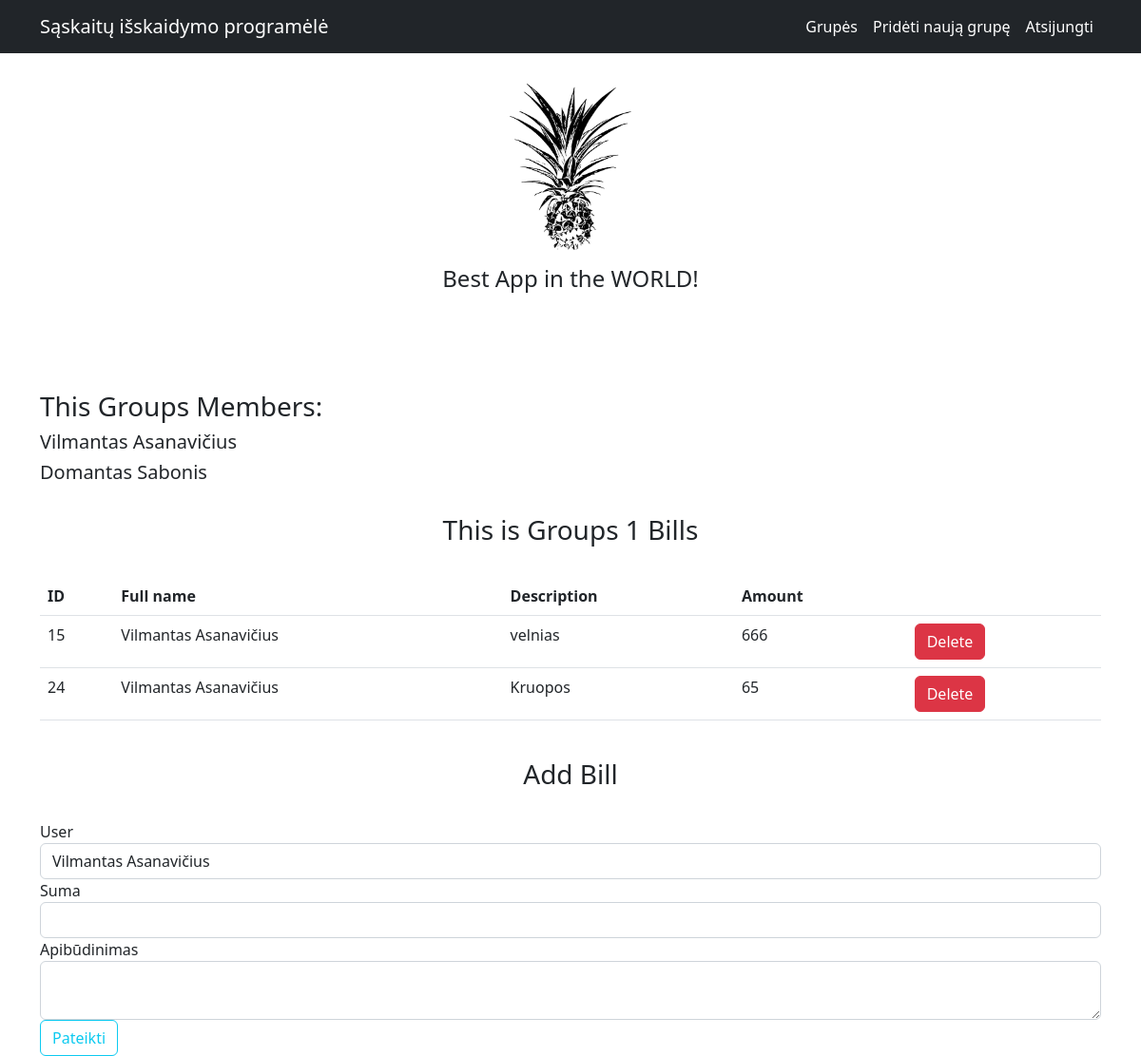
Before: /grupės/1 (signed in) with the older database file.
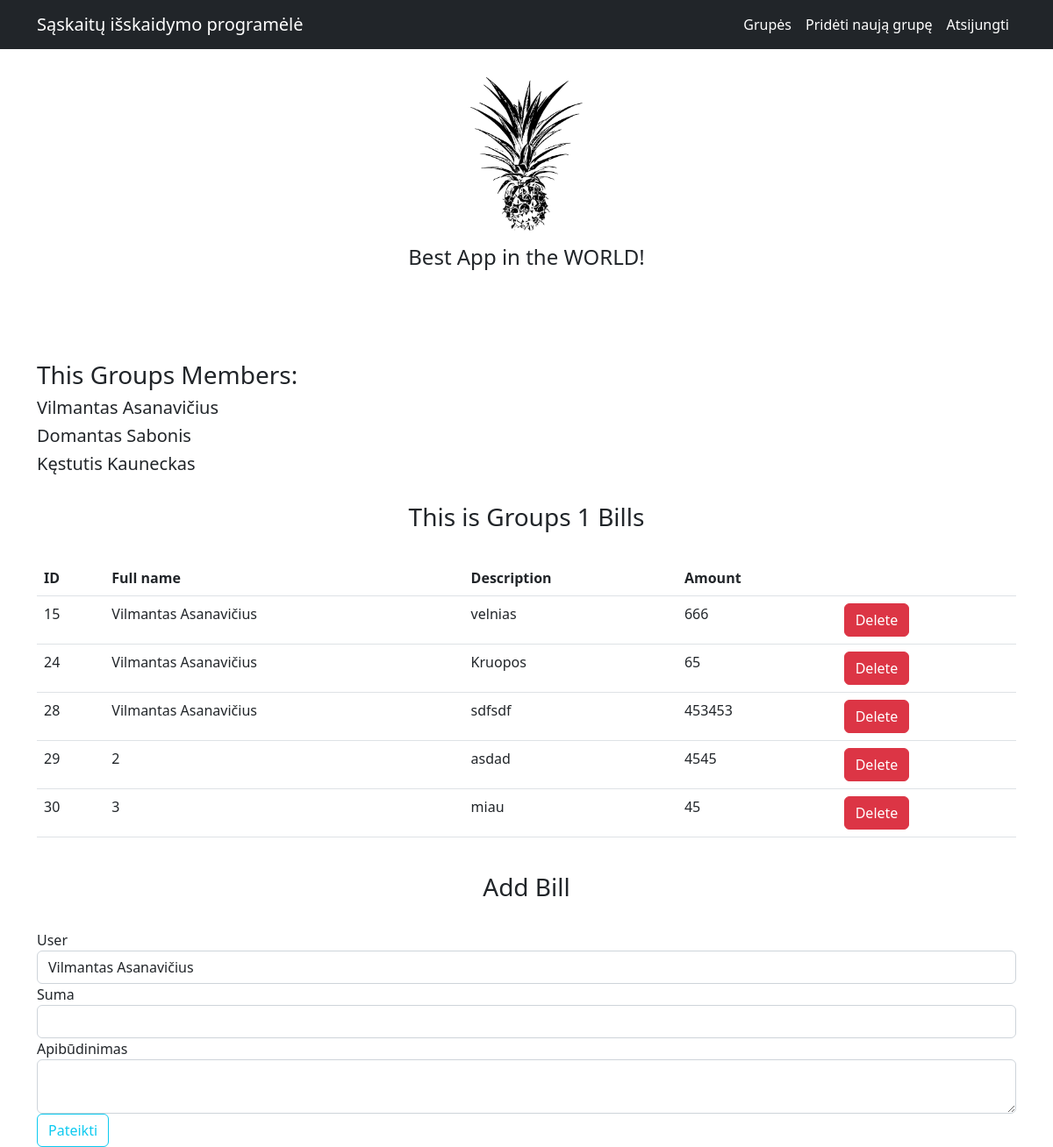
After: the same page with the newer database file.
### app.py (models this page shows)
class User(db.Model, UserMixin):
    __tablename__ = 'Users'
    id = db.Column(db.Integer, primary_key=True)
    full_name = db.Column('Vardas ir pavardė', db.String(30), unique=True, nullable=False)
    email = db.Column('El. pašto adresas', db.String(120), unique=True, nullable=False)
    password = db.Column('Slaptažodis', db.String(60),unique=True, nullable=False)
    groups = db.relationship('Groups', secondary=association_table, back_populates='users')

class Groups(db.Model):
    __tablename__ = 'Groups'
    id = db.Column(db.Integer, primary_key=True)
    name = db.Column('Pavadinimas', db.String(100), unique=True, nullable=False)
    bills = db.relationship('Bills', back_populates='group')
    users = db.relationship('User',  secondary=association_table, back_populates='groups')

class Bills(db.Model):
    __tablename__ = 'Bills'
    id = db.Column(db.Integer, primary_key=True)
    group_id = db.Column(db.String, db.ForeignKey('Groups.id'))
    user_full_name = db.Column(db.String, db.ForeignKey('Users.id'))
    description = db.Column('Apibūdinimas', db.String(50), nullable=False)
    amount = db.Column('Suma', db.Integer, nullable=False)
    user = db.relationship('User')
    group = db.relationship('Groups', back_populates='bills')

### app.py (the view)
@app.route('/grupės/<int:group_id>', methods=['GET', 'POST'])
@login_required
def current_group(group_id):
    group = Groups.query.get(group_id)
    if group is None:
        abort(404)
    bills = Bills.query.all()
    all_groups = Groups.query.all()
    form = forms.BillsForm()
    users = User.query.all()
    form.user_id.choices = [(u.id, u.full_name) for u in group.users]
    print(type(form.user_id.choices))
    for user in users:
        if user in group.users:
            if form.validate_on_submit():
                bill = Bills(group_id=group.id, user_full_name=form.user_id.data, description=form.description.data, amount=form.amount.data)
                db.session.add(bill)
                db.session.commit()
                return redirect(url_for('current_group', group_id=group.id))
    return render_template('bills.html', form=form, group=group, all_groups=all_groups, users=users, bills=bills)

### forms.py
class BillsForm(FlaskForm):
    user_id = SelectField(u'User', coerce=int)
    amount = IntegerField('Suma', [DataRequired()])
    description = TextAreaField('Apibūdinimas', [DataRequired()])
    submit = SubmitField('Pateikti')

### app.py (called while the page is built)
@login_manager.user_loader
def load_user(user_id):
    return User.query.get(int(user_id))

### templates/bills.html (shortened to what this page needs)
{% extends 'base.html' %}
{% block content %}
    <div>
        <h3>This Groups Members:</h3>
        {% for user in group.users %}
            <h5> {{ user.full_name }} </h5>
        {% endfor %}
    </div>
    <br>
    <h3 style="text-align:center">This is Groups {{group.id}} Bills </h3>
    <br>
    <table class="table">
        <tr>
            <td><b>ID</b></td>
            <td><b>Full name</b></td>
            <td><b>Description</b></td>
            <td><b>Amount</b></td>
            <td></td>
        </tr>
            {% for  bill in group.bills %}
                <tr>
                    <td>{{bill.id}}</a></td>
                    {% if bill.user_full_name %}
                        <td>{{ bill.user_full_name }}</td>
                    {% else %}
                        <td>-</td>
                    {% endif %}
                    <td>{{bill.description}}</td>
                    <td>{{bill.amount}}</td>
                    <td>
                        <form action="{{ url_for('bill_delete', group_id=group.id, bill_id=bill.id) }}" method="POST">
                            <input type="submit" value="Delete" class="btn btn-danger">
                        </form>
                    </td>
                </tr>
            {% endfor %}
    </table>
    <br>
    <h3 style="text-align:center">Add Bill </h3>
    <br>
    <form method="post" action="#">
        <div class="form-group">
            {{ form.user_id.label(class="form-control-label") }}
            {{ form.user_id(class="form-control") }}
        </div>
        <div class="form-group">
            {{ form.amount.label(class="form-control-label") }}
            {{ form.amount(class="form-control") }}
        </div>
        <div class="form-group">
            {{ form.description.label(class="form-control-label") }}
            {{ form.description(class="form-control") }}
        </div>
        {{ form.submit(class="btn btn-outline-info") }}
    </form>
{% endblock %}

### templates/base.html (shortened to what this page needs)
<!DOCTYPE html>
<html lang="en">
    <head>
        <link href="https://cdn.jsdelivr.net/npm/bootstrap@5.2.0/dist/css/bootstrap.min.css" rel="stylesheet">
    </head>
    <body>
        <nav class="navbar navbar-expand-lg navbar-dark bg-dark">
            <div class="container">
                <a class="navbar-brand" href="{{ url_for('login') }}">Sąskaitų išskaidymo programėlė</a>
                <div class="collapse navbar-collapse" id="navbarSupportedContent">
                    <ul class="navbar-nav ms-auto mb-2 mb-lg-0">
                        {% if current_user.is_authenticated %}
                        <li class="nav-item"><a class="nav-link active" aria-current="page" href="{{ url_for('groups') }}">Grupės</a></li>
                        <li class="nav-item"><a class="nav-link active" aria-current="page" href="{{ url_for('new_group') }}">Pridėti naują grupę</a></li>
                        <li class="nav-item"><a class="nav-link active" aria-current="page" href="{{ url_for('logout') }}">Atsijungti</a></li>
                        {% else %}
                        <li class="nav-item"><a class="nav-link active" aria-current="page" href="{{ url_for('register') }}">Registracija</a></li>
                        <li class="nav-item"><a class="nav-link active" aria-current="page" href="{{ url_for('login') }}">Prisijungti</a></li>
                        {% endif %}
                    </ul>
                </div>
            </div>
        </nav>
        <div class="container">
            <div style="text-align:center; margin: 1rem; margin-bottom:5rem">
                <img style="width: 8rem; margin:1rem" src="/static/pineapple.png">
                <h4>Best App in the WORLD!</h4>
            </div>
            <div class="mt-3">
                <div class="container">
                    <br>
                </div>
                {% block content %}
                {% endblock %}
            </div>
        </div>
    </body>
</html>

Changed rows visible on the page:
now on this page (row unchanged): User: full_name "Kęstutis Kauneckas"
added Bills: id "28", user_full_name "Vilmantas Asanavičius", description "sdfsdf", amount "453453"
added Bills: id "29", user_full_name "2", description "asdad", amount "4545"
added Bills: id "30", user_full_name "3", description "miau", amount "45"
